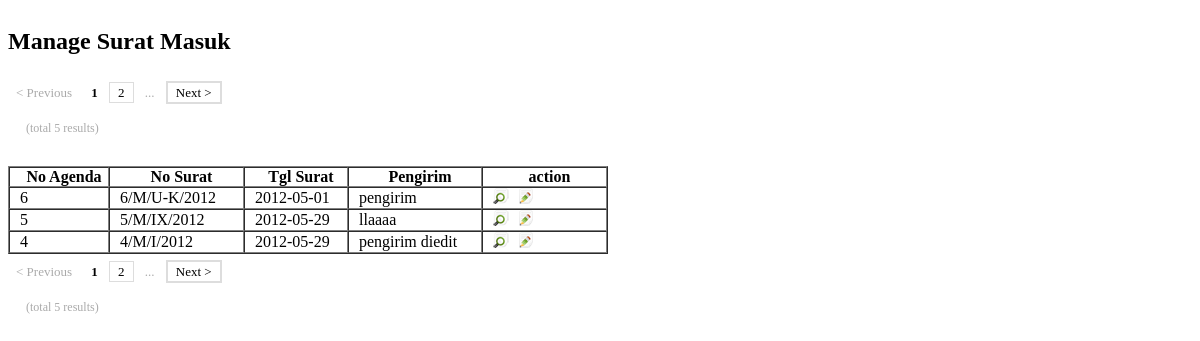
Screenshot of /surat_masuk/managesuratmasuk.php with the database file from the repository.
### tables this page shows
CREATE TABLE IF NOT EXISTS `surat_masuk` (
  `no_agenda_sm` int(11) NOT NULL auto_increment,
  `no_surat_masuk` varchar(45) default NULL,
  `tgl_surat` date default NULL,
  `perihal` varchar(45) default NULL,
  `tujuan` varchar(45) default NULL,
  `pengirim` varchar(45) default NULL,
  `status` varchar(45) default NULL,
  `sifat` varchar(45) default NULL,
  `ringkasan` varchar(300) default NULL,
  `lampiran` varchar(45) default NULL,
  `attachment` varchar(100) default NULL,
  `catatan` varchar(200) default NULL,
  `id_user` varchar(45) default NULL,
  `tgl_update` varchar(45) default NULL,
  `otoritas` varchar(45) default NULL,
  `tgl_persetujuan` datetime default NULL,
  `ip_address` varchar(45) NOT NULL,
  `flag` varchar(1) NOT NULL,
  PRIMARY KEY  (`no_agenda_sm`)
);

### surat_masuk/managesuratmasuk.php (the view, shortened to what this page needs)
<div id="tampung" style="width:800px;text-align:justify; margin-left:0px;" align="left" >
<div style="float:left;" id="Paneleft">
<h2> Manage Surat Masuk </h2>
<?php
	$maxidx = 3;
	$hlm	= 1;
	$idx = ($maxidx * $hlm)-$maxidx;
	include("commons/paging.php");
?>
<br>
<?php
	$sqlCount = mysqli_query($conn,"select count(no_agenda_sm) from surat_masuk");
	$pasang = mysqli_fetch_array($sqlCount);
if($pasang[0] == 0)
{
?>
	<div align="center" style="background-color:#F03346;width:auto; height:30px;"> <h3>Data Tidak Ditemukan</h3> </div>
<?php
}
else
{
?>
<table width="600" border="1" cellspacing="0" cellpadding="0" style="text-indent:10px;">
  <tr>
    <th width="98">No Agenda</td>
    <th width="133">No Surat</td>
    <th width="102">Tgl Surat</td>
    <th width="132">Pengirim</td>
    <th width="123">action</td>
  </tr>
  <?php
	$sql  = " select * from surat_masuk where flag = 1 	";
	$sql .=	" order by 	no_agenda_sm desc				";
	$sql .=	" limit $idx, $maxidx						";
	$query = mysqli_query($conn,$sql);
	while($row = mysqli_fetch_array($query))
	{
  ?>
  <tr>
    <td><?php echo $row['no_agenda_sm'] ?></td>
    <td><?php echo $row['no_surat_masuk'] ?></td>
    <td><?php echo $row['tgl_surat'] ?></td>
    <td><?php echo $row['pengirim'] ?></td>
    <td>
    	<a href="../index.php?link=surat_masuk/detailsuratmasuk&id=<?php echo $row[0] ?>" title="View"><img src="../image/view.png"></a>
    	<a href="../index.php?link=surat_masuk/updatesuratmasuk&id=<?php echo $row[0] ?>" title="Update" style="margin-left:5px;"><img src="../image/update.png"></a></td>
  </tr>
  <?php
	}
  ?>
</table>
<?php
}
?>
<br>
</div>
</div>

### rows the page displays
surat_masuk: no_agenda_sm "6", no_surat_masuk "6/M/U-K/2012", tgl_surat "2012-05-01", pengirim "pengirim"
surat_masuk: no_agenda_sm "5", no_surat_masuk "5/M/IX/2012", tgl_surat "2012-05-29", pengirim "llaaaa"
surat_masuk: no_agenda_sm "4", no_surat_masuk "4/M/I/2012", tgl_surat "2012-05-29", pengirim "pengirim diedit"

### other values shown
$total "5 5"
